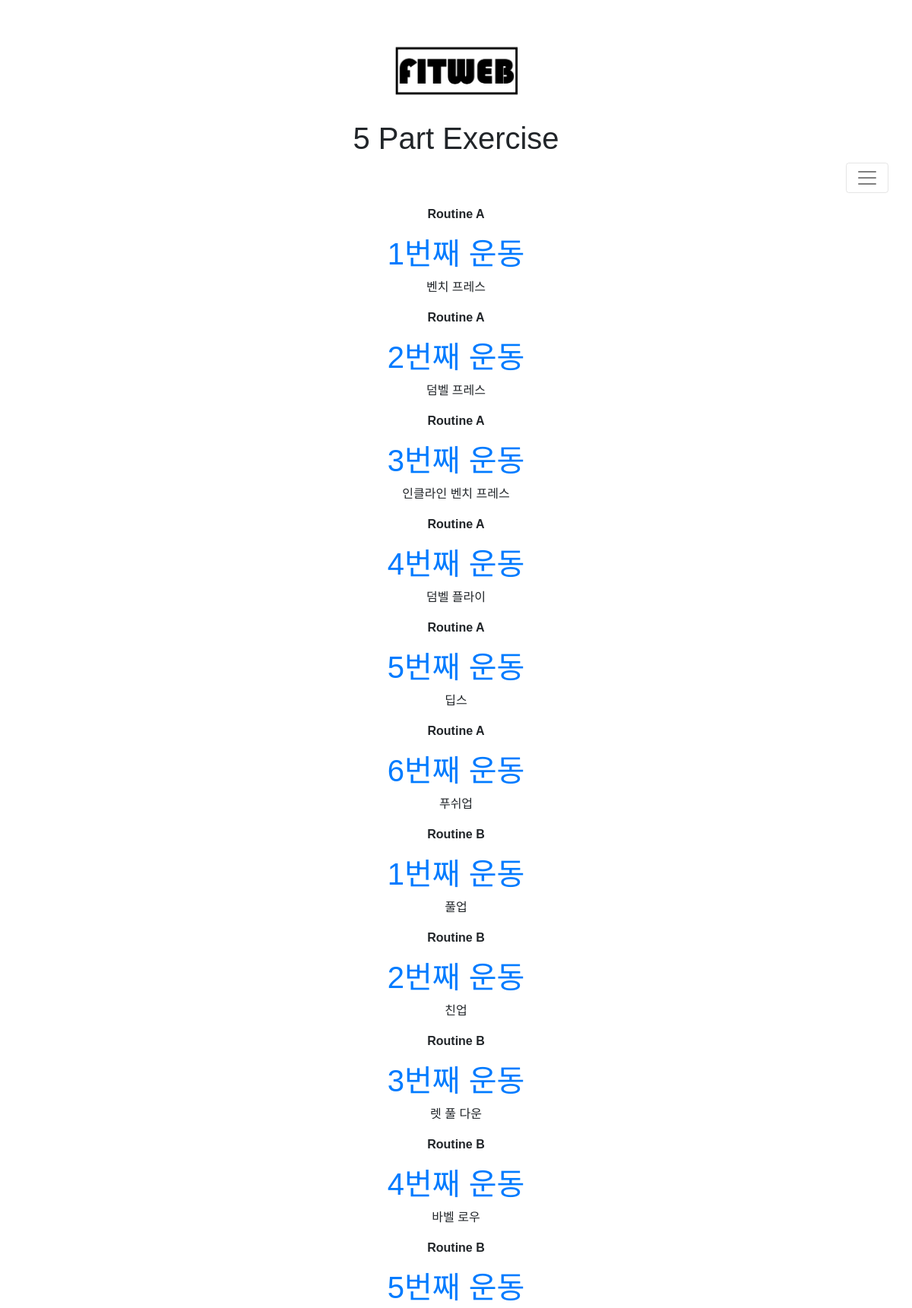
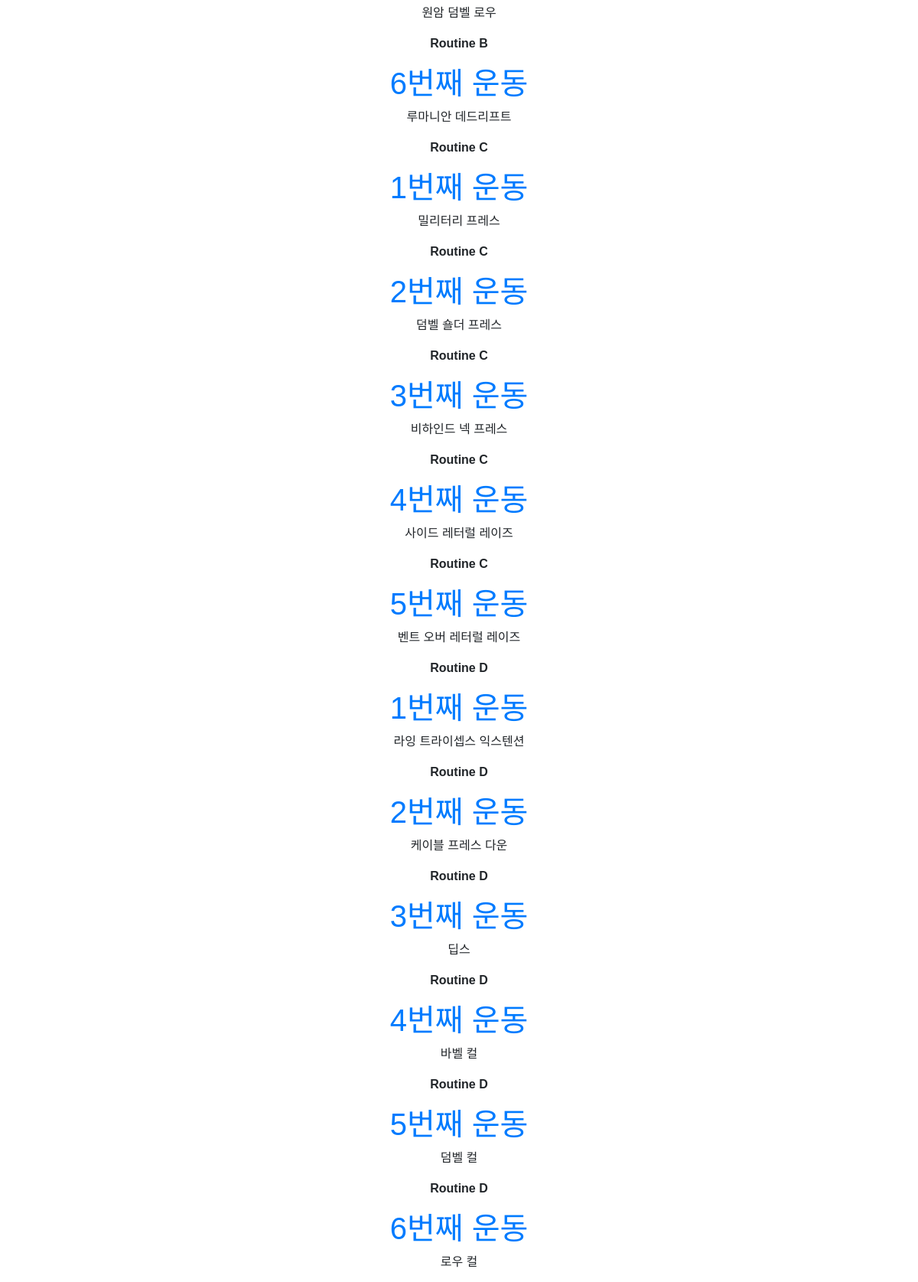
/weight_training_list_middle_level_5parts (upper part), run on the app's committed database (2 pictures, top to bottom).
### fitweb/models.py (models this page shows, shortened)
class Post(models.Model):
    objects_num = models.CharField(max_length=200, default='')
    Header_first = models.CharField(max_length=200, default='')
    Header_second = models.CharField(max_length=200, default='')
    Header_third = models.CharField(max_length=200, default='', blank=True)
    Header_four = models.CharField(max_length=200, default='', blank=True)
    author = models.ForeignKey(settings.AUTH_USER_MODEL, on_delete=models.CASCADE)
    title = models.CharField(max_length=200, default='')
    video = EmbedVideoField(blank=True)
    text = models.TextField()
    created_date = models.DateTimeField(
            default=timezone.now)
    published_date = models.DateTimeField(
            blank=True, null=True)

### fitweb/views.py (the view)
# urls.py: path('weight_training_list_middle_level_5parts', views.weight_training_list_middle_level_5parts,
def weight_training_list_middle_level_5parts(request):
    posts = Post.objects.filter(Header_first__contains='weight training', Header_second__contains='middle', Header_third__contains='part5')
    posts = posts.order_by("title")
    posts = posts.order_by("Header_four")
    return render(request, 'fitweb/weight_training_list_middle_level_5parts.html', {'posts': posts})

### fitweb/templates/fitweb/weight_training_list_middle_level_5parts.html (shortened to what this page needs)
{% load embed_video_tags %}
{% load static %}
<html>
    <head>
        <link rel="stylesheet" href="https://maxcdn.bootstrapcdn.com/bootstrap/4.0.0-beta/css/bootstrap.min.css">
        <link rel="stylesheet" href="{% static "css/main.css" %}">
    </head>
<body>
<h1 class="logo" style="margin-top: 50px"><a id="logo" href="{% url 'home' %}"><img src="../../static/images/logo.png"></a></h1>
<nav class="navbar navbar-light bg-light">
  <div class="container-fluid" >
    <h1 style="width: 100%">
        <header class="page-header" style="overflow: auto;">
            <h1>5 Part Exercise</h1>
        </header>
        <button style="float: right" class="navbar-toggler" type="button" data-bs-toggle="collapse" data-bs-target="#navbarSupportedContent" aria-controls="navbarSupportedContent" aria-expanded="false" aria-label="Toggle navigation">
            <span class="navbar-toggler-icon"></span>
        </button>
    </h1>
  </div>
</nav>
<div class="content container" style="text-align: center">
    {% for post in posts %}
        <div class="post">
            <p><b>{{ post.Header_four|linebreaksbr }}</b></p>
            <h1><a href="{% url 'detail' pk=post.pk %}">{{ post.title }}</a></h1>
            <p>{{ post.text|linebreaksbr }}</p>
        </div>
    {% endfor %}
</div>
</body>
</html>

### fitweb/static/css/main.css (style rules this page uses)
body { margin: 0px; font-family: 'Noto Sans KR', sans-serif; min-width: 600px; min-height: 500px; }
.logo { text-align: center; height: 80px; margin-bottom: 20px; }
.logo img { height: 100px; border: 20px; }
.navbar { text-align: center; }

### fitweb/templates/fitweb/weight_training_list_middle_level_5parts.html (style rules this page uses)
body { margin: 0px; font-family: 'Noto Sans KR', sans-serif; min-width: 600px; min-height: 500px; }
.bg-light { background-color: rgba(0,0,0,0)!important; }
@media (min-width: 576px) { .container { max-width: 100%; } }

### data on the page
Post: Header_four "Routine A", title "1번째 운동", text "벤치 프레스"
Post: Header_four "Routine A", title "2번째 운동", text "덤벨 프레스"
Post: Header_four "Routine A", title "3번째 운동", text "인클라인 벤치 프레스"
Post: Header_four "Routine A", title "4번째 운동", text "덤벨 플라이"
Post: Header_four "Routine A", title "5번째 운동", text "딥스"
Post: Header_four "Routine A", title "6번째 운동", text "푸쉬업"
Post: Header_four "Routine B", title "1번째 운동", text "풀업"
Post: Header_four "Routine B", title "2번째 운동", text "친업"
Post: Header_four "Routine B", title "3번째 운동", text "렛 풀 다운"
Post: Header_four "Routine B", title "4번째 운동", text "바벨 로우"
Post: Header_four "Routine B", title "5번째 운동", text "원암 덤벨 로우"
Post: Header_four "Routine B", title "6번째 운동", text "루마니안 데드리프트"
Post: Header_four "Routine C", title "1번째 운동", text "밀리터리 프레스"
Post: Header_four "Routine C", title "2번째 운동", text "덤벨 숄더 프레스"
Post: Header_four "Routine C", title "3번째 운동", text "비하인드 넥 프레스"
Post: Header_four "Routine C", title "4번째 운동", text "사이드 레터럴 레이즈"
Post: Header_four "Routine C", title "5번째 운동", text "벤트 오버 레터럴 레이즈"
Post: Header_four "Routine D", title "1번째 운동", text "라잉 트라이셉스 익스텐션"
Post: Header_four "Routine D", title "2번째 운동", text "케이블 프레스 다운"
Post: Header_four "Routine D", title "3번째 운동", text "딥스"
Post: Header_four "Routine D", title "4번째 운동", text "바벨 컬"
Post: Header_four "Routine D", title "5번째 운동", text "덤벨 컬"
Post: Header_four "Routine D", title "6번째 운동", text "로우 컬"
